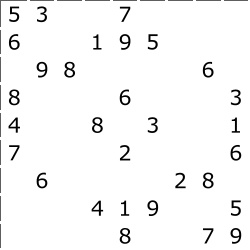
#> input picture dd/2.jpg, 250 x 250 px
$ python try.py
#> lines starting #> are read from the running program, lines starting #| are printed output that depends on the picture
from PIL import Image
import os
import glob
import cv2
import pytesseract
import math


def DividImage():
    im = cv2.imread('2.jpg')
#> im is the input picture: shape (250, 250, 3); min 0, max 255, mean 245.9
    img=[]
    imgheight,imgwidth,d =im.shape
#> imgheight = 250; imgwidth = 250; d = 3
    width=imgwidth/9
#> width = 27.78
    height=imgheight/9
#> height = 27.78
    w=math.floor(width)
#> w = 27
    h=math.floor(height)
#> h = 27
    rr=w/9
#> rr = 3
    r=math.ceil(rr)
#> r = 3
    cc=h/9
#> cc = 3
    c=math.ceil(cc)
#> c = 3
    xx=4
    yy=3
    e=w
#> e = 27
    ee=h
#> ee = 27
    counter1=1
    counter2=1
    for x in range (9):
        yy=4
        ee=h
        for y in range ( 9):
          if y==3 or y==6:
                  yy=yy+3
          img=im[xx:e,yy:ee]
          name="cropped"+str(x)+str(y)+".png"
          cv2.imwrite(name , img)
          yy=ee+2
          ee=ee+h
          if y==7 :
              ee=ee-math.ceil(h/11)
          if counter1==3:
              yy=yy+6
          counter1=counter1+1

        xx=e+2
        e=e+w
        if x==7:
            e=e-math.ceil(w/11)
        if counter2==4 or counter2==7:
            xx=xx+6
        counter2=counter2+1
#> this loop made 9 passes
#> pass 1, in DividImage, `cv2.imwrite(name , img)`:
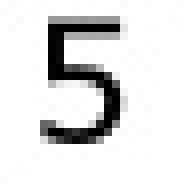
#> saved as cropped00.png: shape (23, 23, 3) (shown 8 times larger); min 0, max 255, mean 223.6
#> pass 1, in DividImage, `cv2.imwrite(name , img)`:
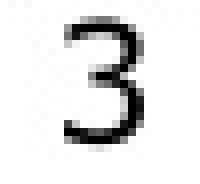
#> saved as cropped01.png: shape (23, 25, 3) (shown 8 times larger); min 0, max 255, mean 228.5
#> pass 1, in DividImage, `cv2.imwrite(name , img)`:
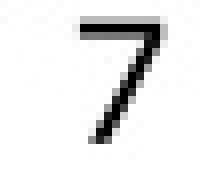
#> saved as cropped04.png: shape (23, 25, 3) (shown 8 times larger); min 0, max 255, mean 234.2
#> after the loop, counter1 = 82; counter2 = 10; e = 267

DividImage()

$ run again, with dd/t1.jpg copied over dd/2.jpg
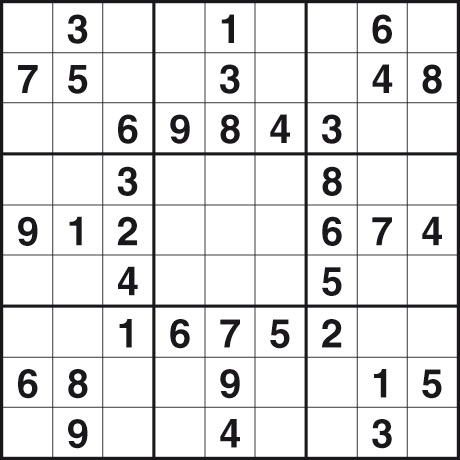
#> input picture dd/t1.jpg, 460 x 460 px
#> in DividImage, im is the input picture: shape (460, 460, 3); mean B, G, R 226.5, 225.9, 226.1
#> the loop in DividImage, `for x in range (9):` made 9 passes
#> pass 1, in DividImage, `cv2.imwrite(name , img)`:
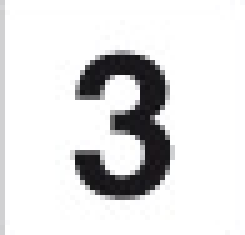
#> saved as cropped01.png: shape (47, 49, 3) (shown 5 times larger); mean B, G, R 224.7, 224.2, 224.4
#> pass 1, in DividImage, `cv2.imwrite(name , img)`:
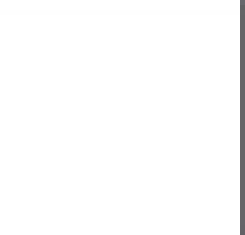
#> saved as cropped02.png: shape (47, 49, 3) (shown 5 times larger); mean B, G, R 251.9, 251.8, 251.8
#> after the loop in DividImage, `for x in range (9):`: counter1 = 82; counter2 = 10; e = 505

$ run again, with dd/sodo.png saved as dd/2.jpg
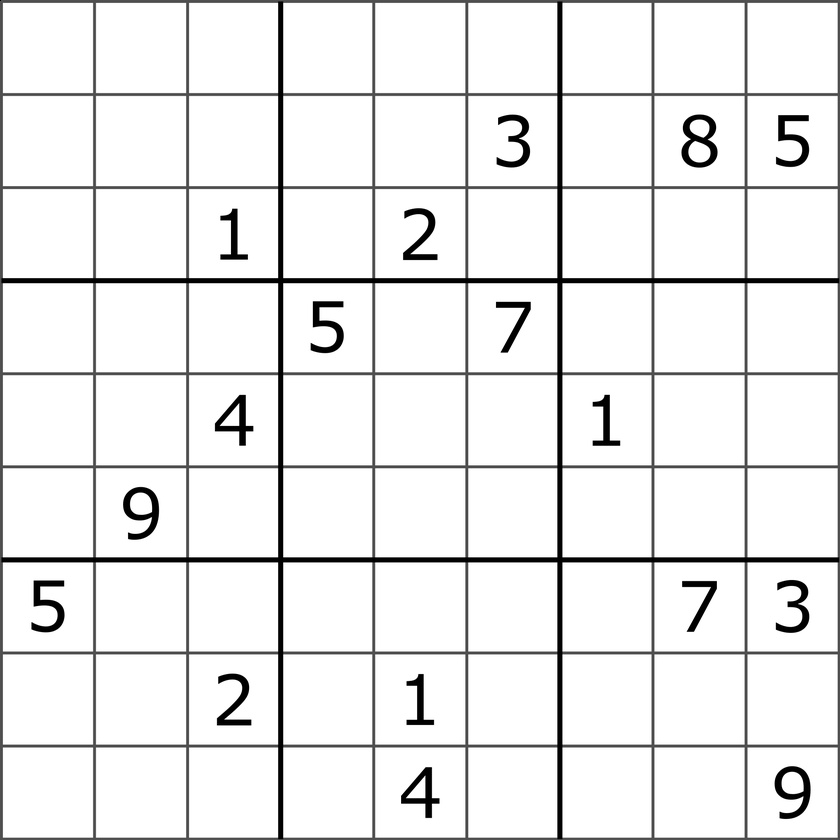
#> input picture dd/sodo.png, 840 x 840 px, shrunk from 2000 x 2000 before the run
#> in DividImage, im is the input picture: shape (840, 840, 3); min 0, max 255, mean 235.4
#> the loop in DividImage, `for x in range (9):` made 9 passes
#> pass 1, in DividImage, `cv2.imwrite(name , img)`:
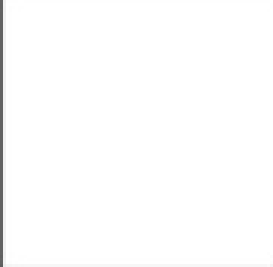
#> saved as cropped01.png: shape (89, 91, 3) (shown 3 times larger); min 95, max 255, mean 253
#> pass 1, in DividImage, `cv2.imwrite(name , img)`:
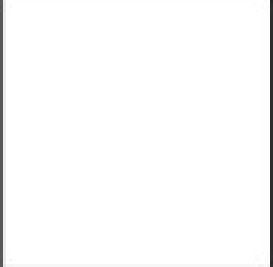
#> saved as cropped02.png: shape (89, 91, 3) (shown 3 times larger); min 41, max 255, mean 250.5
#> after the loop in DividImage, `for x in range (9):`: counter1 = 82; counter2 = 10; e = 921
